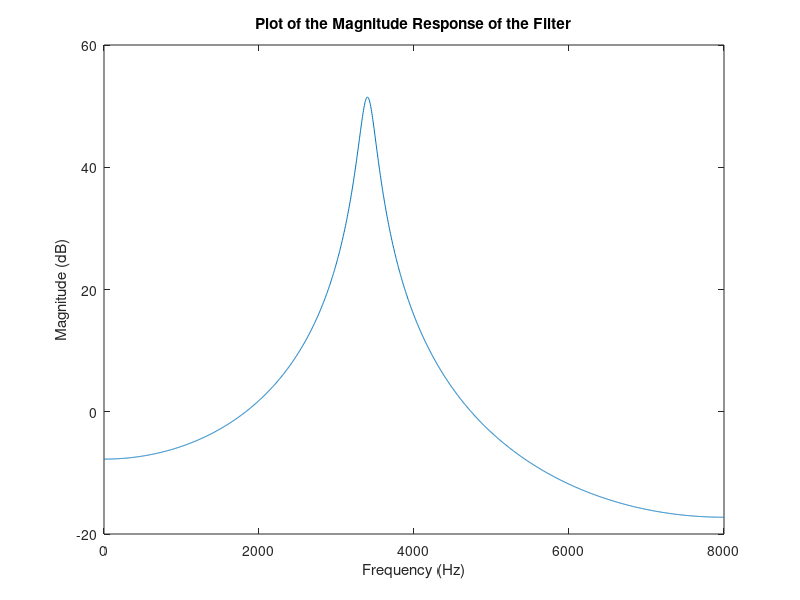
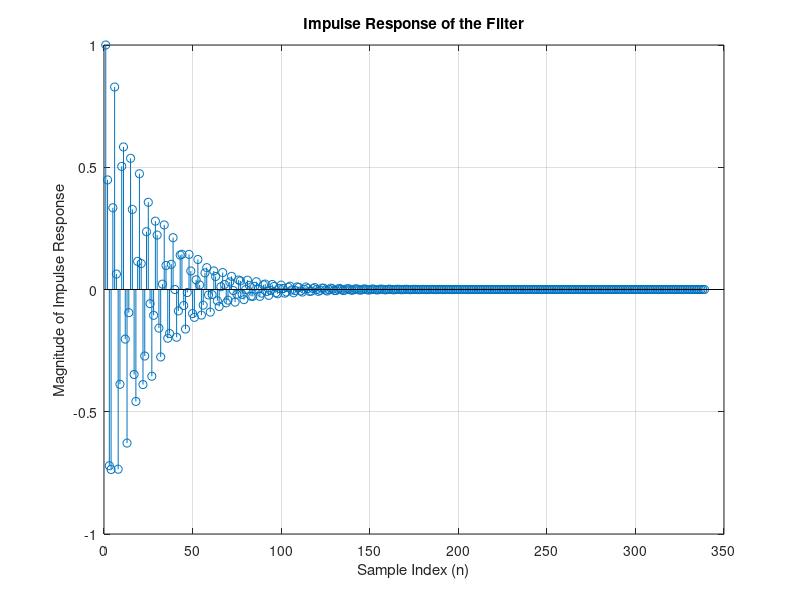

Source code (MATLAB) for these figures, in order:
%%%%%%%%%%%%%%%%%%%%%%%%%%%%%%%%%%%%%%%%%%%%%%%%%%%%%%%%%%%%%%%%%%%%%
%
% exercise_2.m
%
% Exercise 2 as part of Assignment 1 for EE445.
% Luke Canny 19339166 25/10/2022
%
%%%%%%%%%%%%%%%%%%%%%%%%%%%%%%%%%%%%%%%%%%%%%%%%%%%%%%%%%%%%%%%%%%%%%

% Declaring inital constants
poleFrequency = 3400;
poleRadius = 0.96;
fs = 16000;
n = 2048;

% Calculating theta (pole frequency is same as centre frequency)
theta = poleFrequency*(2*pi)/fs;

% Declaring denominator and numerator variables
% Where:
% a1 = -2rcos(theta)
% a2 = r^2
% a0 = 1
% b = 1 - Note: There is a double zero located at z=0.

a = [1 -2*poleRadius*cos(theta) poleRadius^2];
b = 1;

% Applying freqz function - freqz calcs frequency response of digital
% filter
[h, f] = freqz(b,a,n,fs);

% Converting frequency response vector to decibels (h is complex)
hDB = 20*log(abs(h));

% Generating plots
% -Plotting Magnitude Response of the Filter
plot(f, hDB);  
title("Plot of the Magnitude Response of the Filter")
xlabel("Frequency (Hz)");
ylabel("Magnitude (dB)");
figure;
% -Plotting Magnitude Response of the Filter
h1 = impz(b,a); %impz function calcs impulse response of a digital filter
stem(h1);
grid on;
xlabel('Sample Index (n)');
ylabel('Magnitude of Impulse Response');
title('Impulse Response of the Filter');
